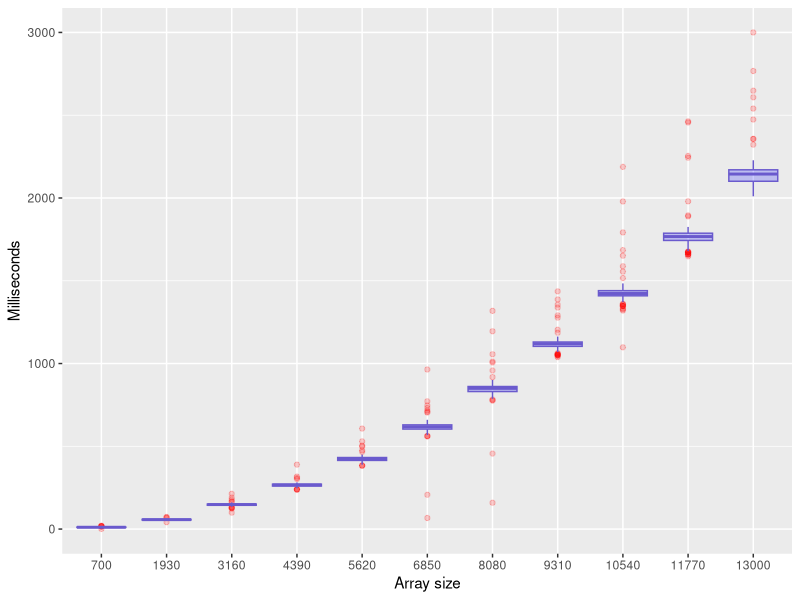
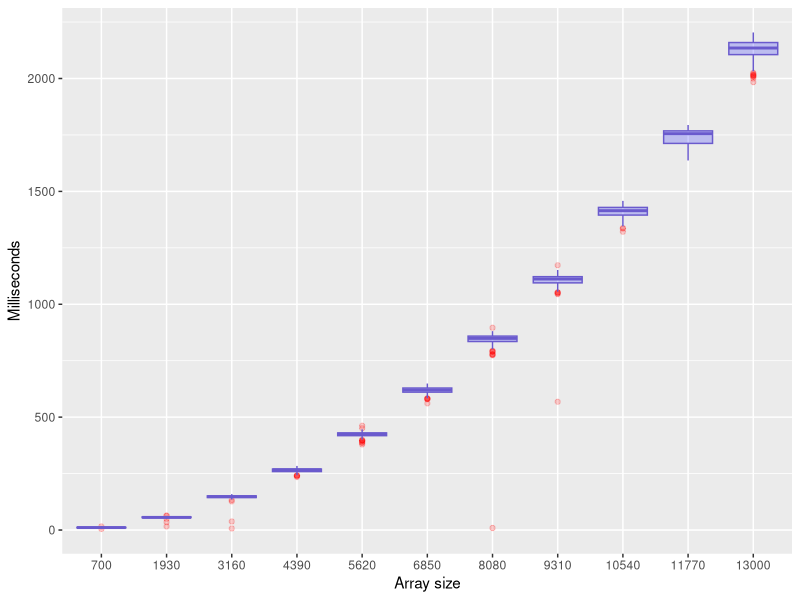
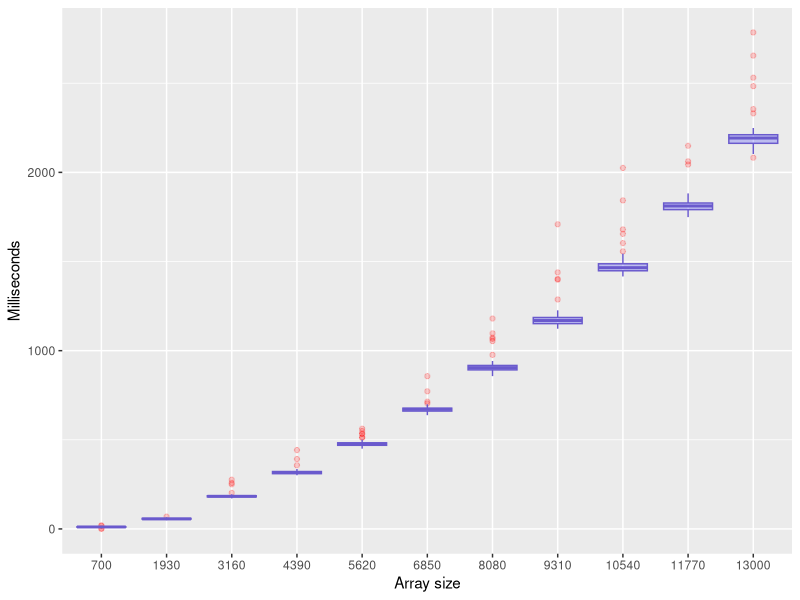
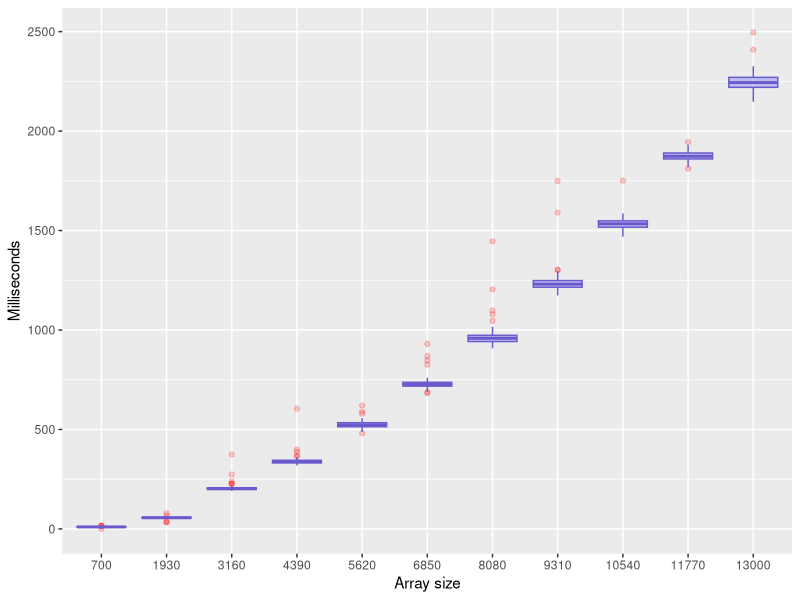
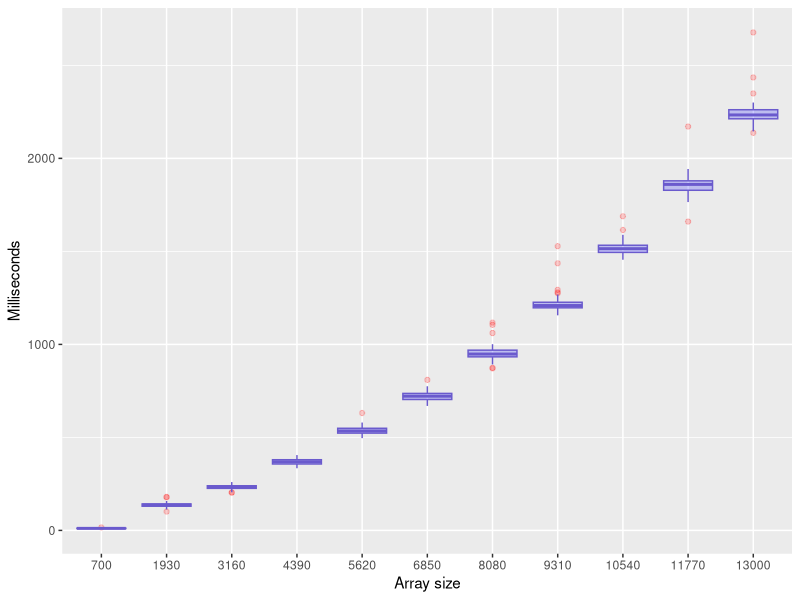
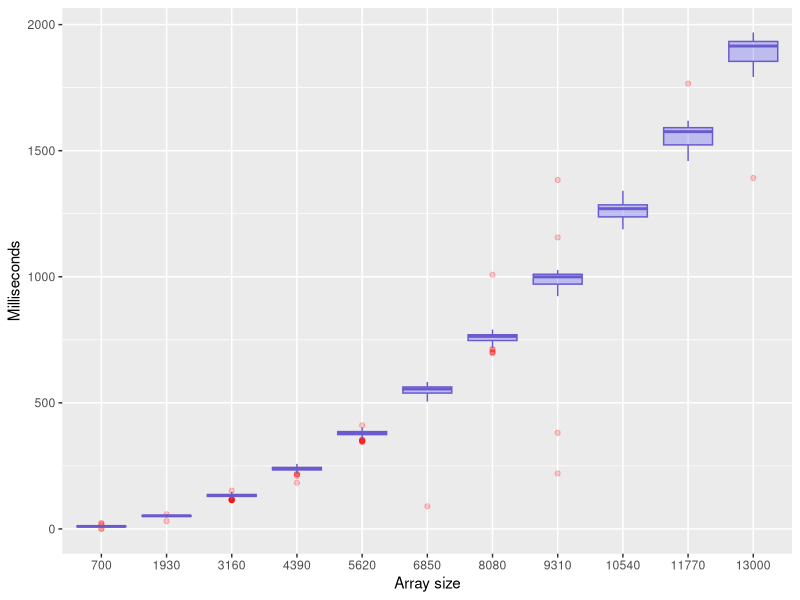
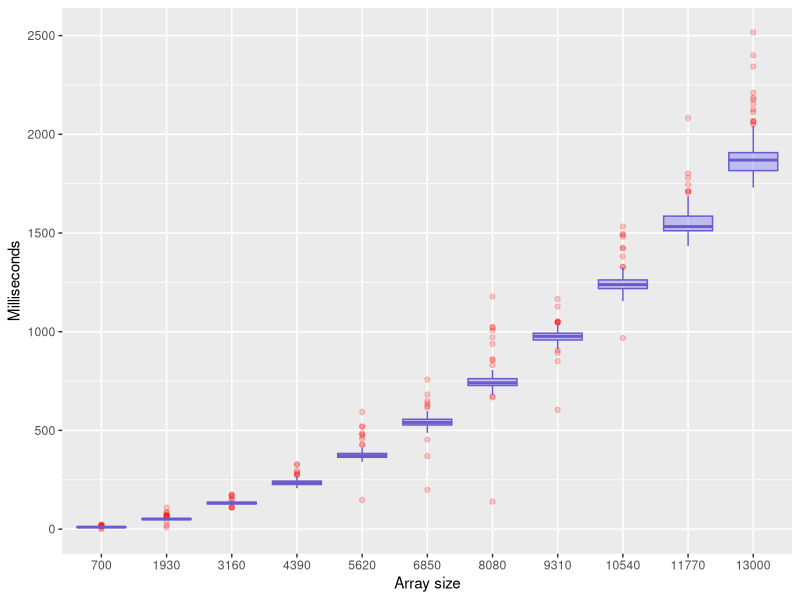

These charts were generated, in order, by the following R code:
df_seq = read.csv("delta_ms_for_seq.csv", header = FALSE)
df_par1 = read.csv("delta_ms_for_par1.csv", header = FALSE)
df_par2 = read.csv("delta_ms_for_par2.csv", header = FALSE)
df_par4 = read.csv("delta_ms_for_par4.csv", header = FALSE)
df_par8 = read.csv("delta_ms_for_par8.csv", header = FALSE)
df_seq_clang = read.csv("delta_ms_for_seq_clang.csv", header = FALSE)
df_par_clang = read.csv("delta_ms_for_par_clang.csv", header = FALSE)

library(ggplot2)

jpeg("delta_ms_for_seq.jpg", width = 720, height = 720)
ggplot(df_seq, aes(x = as.factor(V1), y=V2))+
  geom_boxplot(colour="slateblue",
               fill="blue",
               alpha=0.2,
               outlier.colour="red",
               outlier.fill="red",
               outlier.size=1.5)+
  xlab("Array size")+
  ylab("Milliseconds")
dev.off()

jpeg("delta_ms_for_par1.jpg", width = 720, height = 720)
ggplot(df_par1, aes(x = as.factor(V1), y=V2))+
  geom_boxplot(colour="slateblue",
               fill="blue",
               alpha=0.2,
               outlier.colour="red",
               outlier.fill="red",
               outlier.size=1.5)+
  xlab("Array size")+
  ylab("Milliseconds")
dev.off()

jpeg("delta_ms_for_par2.jpg", width = 720, height = 720)
ggplot(df_par2, aes(x = as.factor(V1), y=V2))+
  geom_boxplot(colour="slateblue",
               fill="blue",
               alpha=0.2,
               outlier.colour="red",
               outlier.fill="red",
               outlier.size=1.5)+
  xlab("Array size")+
  ylab("Milliseconds")
dev.off()

jpeg("delta_ms_for_par4.jpg", width = 720, height = 720)
ggplot(df_par4, aes(x = as.factor(V1), y=V2))+
  geom_boxplot(colour="slateblue",
               fill="blue",
               alpha=0.2,
               outlier.colour="red",
               outlier.fill="red",
               outlier.size=1.5)+
  xlab("Array size")+
  ylab("Milliseconds")
dev.off()

jpeg("delta_ms_for_par8.jpg", width = 720, height = 720)
ggplot(df_par8, aes(x = as.factor(V1), y=V2))+
  geom_boxplot(colour="slateblue",
               fill="blue",
               alpha=0.2,
               outlier.colour="red",
               outlier.fill="red",
               outlier.size=1.5)+
  xlab("Array size")+
  ylab("Milliseconds")
dev.off()

jpeg("delta_ms_for_seq_clang.jpg", width = 720, height = 720)
ggplot(df_seq_clang, aes(x = as.factor(V1), y=V2))+
  geom_boxplot(colour="slateblue",
               fill="blue",
               alpha=0.2,
               outlier.colour="red",
               outlier.fill="red",
               outlier.size=1.5)+
  xlab("Array size")+
  ylab("Milliseconds")
dev.off()

jpeg("delta_ms_for_par_clang.jpg", width = 720, height = 720)
ggplot(df_par_clang, aes(x = as.factor(V1), y=V2))+
  geom_boxplot(colour="slateblue",
               fill="blue",
               alpha=0.2,
               outlier.colour="red",
               outlier.fill="red",
               outlier.size=1.5)+
  xlab("Array size")+
  ylab("Milliseconds")
dev.off()
